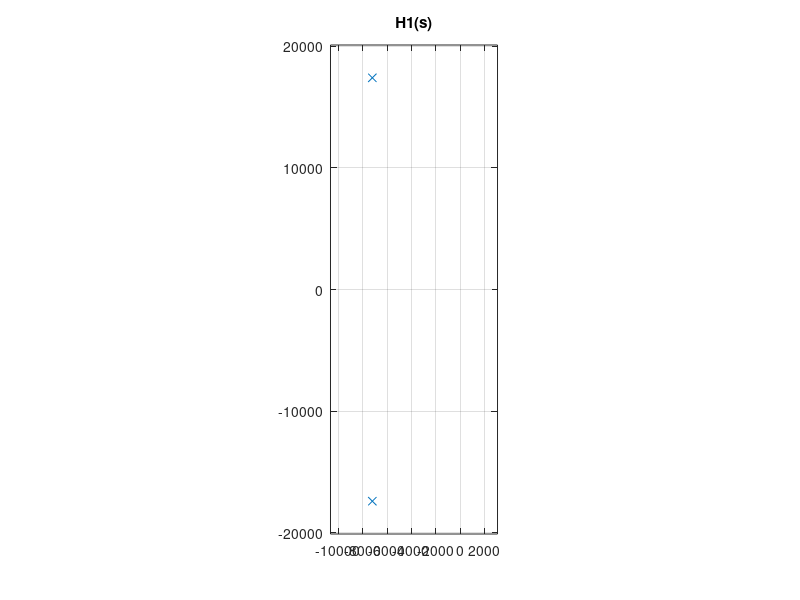
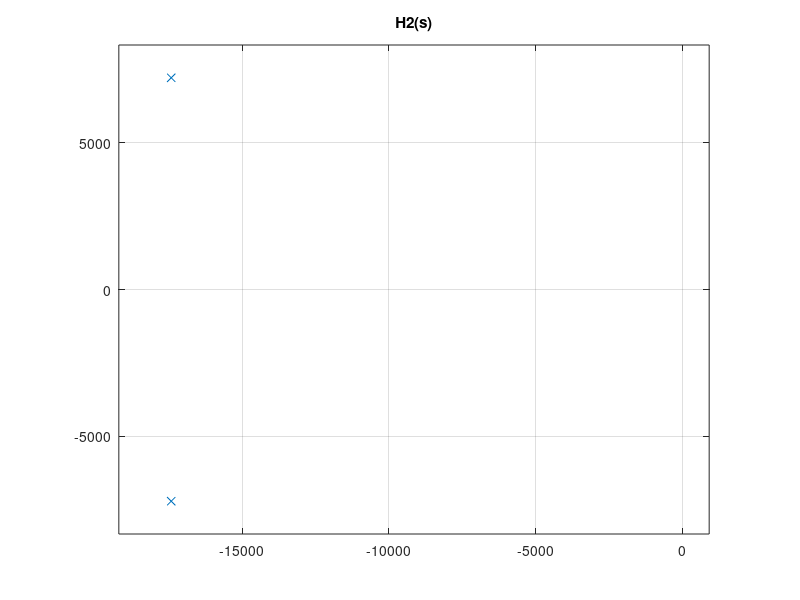
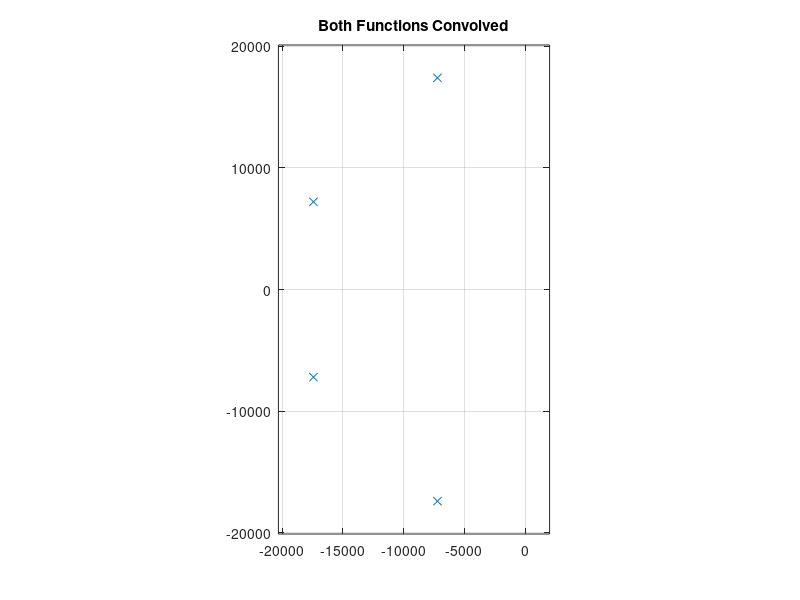

The MATLAB script that drew these images, in order:
%% H1(s)

H1_num = [0, 0, 3.5531e8];
H1_den = [1, 1.4427e4, 3.5531e8];

figure;
zplane(H1_num,H1_den);
title("H1(s)");
grid on;

%% H2(s)

H2_num = [0, 0, 3.5531e8];
H2_den = [1, 3.4830e4, 3.5531e8];

figure;
zplane(H2_num,H2_den);
title("H2(s)");
grid on;

%% Both convolved
H_combined_num = conv(H1_num, H2_num);
H_combined_den = conv(H1_den, H2_den);

figure;
zplane(H_combined_num,H_combined_den);
title("Both Functions Convolved");
grid on;
